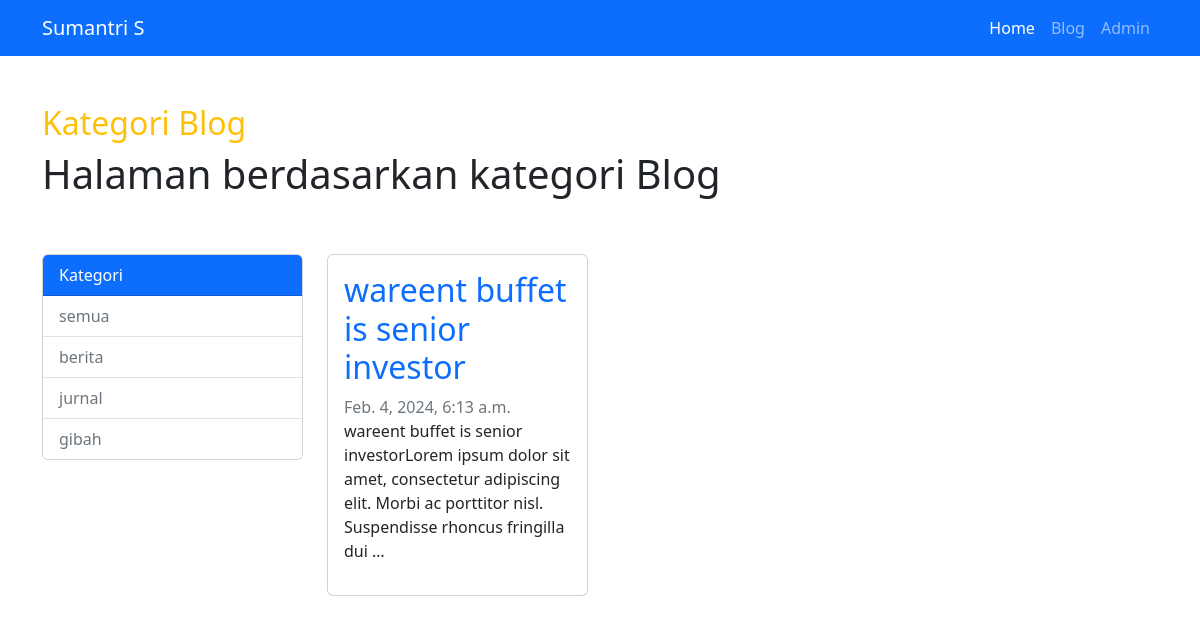
/blog/kategori/gibah/, run on the app's committed database.
### blog/models.py (models this page shows, shortened)
class Kategori(models.Model):
    nama = models.CharField(max_length=255)
    slug_kat = models.SlugField(editable=False, blank=True)

class Artikel(models.Model):
    judul = models.CharField(max_length=255)
    isi = models.TextField()
    kategori = models.ForeignKey(Kategori, on_delete=models.CASCADE)
    slug_art = models.SlugField(editable=False, blank=True)
    pubdate = models.DateTimeField(auto_now_add=True)
    update = models.DateTimeField(auto_now=True)

### blog/views.py (the view)
def kategori_artikel(request, kategoriInput):
    articles = Artikel.objects.filter(kategori__nama=kategoriInput)
    category = Artikel.objects.values('kategori__nama').distinct()
    print(category)
    context = {
        'Judul': 'Kategori Blog',
        'Heading': 'Halaman berdasarkan kategori Blog',
        'Articles': articles,
        'Categories': category,
    }
    return render(request, 'blog/kategori.html', context)

### blog/templates/blog/kategori.html (shortened to what this page needs)
{% extends "base.html" %}
{% block title %}
<h2 class="mt-5 text-warning ">{{Judul}}</h2>
{% endblock title %}
{% block contents %}
<h1>{{Heading}}</h1>
    <div class="row">
        <div class="col-md-3 mt-5">
            <div class="card">
                <div class="card-header bg-primary text-white ">
                    Kategori
                </div>
                <ul class="list-group list-group-flush">
                    <li class="list-group-item ">
                        <a class="text-decoration-none text-secondary " href="{% url 'blog:index' %}">
                            semua
                        </a>
                    </li>
                    {% for kat in Categories %}
                    <li class="list-group-item ">
                        <a class="text-decoration-none text-secondary " href="{% url 'blog:kategori_artikel' kat.kategori__nama %}">
                            {{kat.kategori__nama}}
                        </a>
                    </li>
                    {% endfor %}
                </ul>
            </div>
        </div>
    {% for post in Articles %}
        <div class="col-md-3 mt-5">
            <div class="card">
                <div class="card-body">
                    <a class="text-decoration-none"  href="{% url 'blog:detail_artikel' post.slug_art %}"><h2 class="card-title">{{post.judul}}</h2></a>
                    <span class="text-secondary">{{post.pubdate}}</span>
                    <p class="text-dark fst-norma">{{post.isi|truncatewords:20}}</p>
                </div>
            </div>
        </div>
    {% endfor %}
    </div>
{% endblock contents %}

### data on the page
Kategori: kategori__nama "berita"
Kategori: kategori__nama "jurnal"
Kategori: kategori__nama "gibah"
Artikel: judul "wareent buffet is senior investor", pubdate "Feb. 4, 2024, 6:13 a.m.", isi "wareent buffet is senior investorLorem ipsum dolor sit amet, consectetur adipiscing elit. Morbi ac porttitor nisl. Suspendisse rhoncus fringilla dui …"

### other printed values
{{ Judul }} "Kategori Blog"
{{ Heading }} "Halaman berdasarkan kategori Blog"
